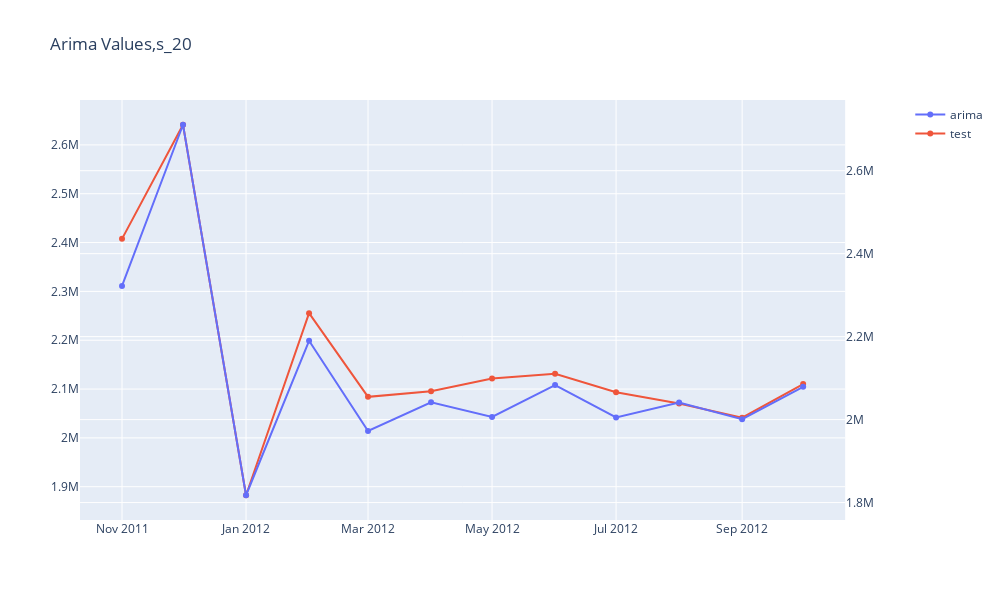

This figure's notebook cell:
### Code cell
fig = make_subplots(specs=[[{"secondary_y": True}]])


fig.add_trace(
    go.Scatter(x = arima_pred.index,y = arima_pred, name="arima"),
    secondary_y=True
)

fig.add_trace(
    go.Scatter(x = test.index,y = test, name="test"),
    secondary_y=False
)


fig.update_layout(
    title_text=f"Arima Values,{vnames[0]}",
    width = 1000, height = 600
)

fig.show()

### Figure 1 — Plotly figure (JSON) as saved in the notebook; plotly's stock layout.template omitted (floating-point values rounded to 4 significant figures)
{"data": [{"name": "arima", "type": "scatter", "x": ["2011-11-01T00:00:00", "2011-12-01T00:00:00", "2012-01-01T00:00:00", "2012-02-01T00:00:00", "2012-03-01T00:00:00", "2012-04-01T00:00:00", "2012-05-01T00:00:00", "2012-06-01T00:00:00", "2012-07-01T00:00:00", "2012-08-01T00:00:00", "2012-09-01T00:00:00", "2012-10-01T00:00:00"], "xaxis": "x", "y": [2322000.0, 2711000.0, 1818000.0, 2190000.0, 1973000.0, 2042000.0, 2006000.0, 2083000.0, 2005000.0, 2041000.0, 2001000.0, 2079000.0], "yaxis": "y2"}, {"name": "test", "type": "scatter", "x": ["2011-11-01T00:00:00", "2011-12-01T00:00:00", "2012-01-01T00:00:00", "2012-02-01T00:00:00", "2012-03-01T00:00:00", "2012-04-01T00:00:00", "2012-05-01T00:00:00", "2012-06-01T00:00:00", "2012-07-01T00:00:00", "2012-08-01T00:00:00", "2012-09-01T00:00:00", "2012-10-01T00:00:00"], "xaxis": "x", "y": [2408000.0, 2641000.0, 1883000.0, 2255000.0, 2084000.0, 2095000.0, 2121000.0, 2131000.0, 2094000.0, 2070000.0, 2041000.0, 2110000.0], "yaxis": "y"}], "layout": {"height": 600, "title": {"text": "Arima Values,s_20"}, "width": 1000, "xaxis": {"anchor": "y", "autorange": true, "domain": [0, 0.94], "range": ["2011-10-11 08:09:04.9279", "2012-10-21 15:50:55.0721"], "type": "date"}, "yaxis": {"anchor": "x", "autorange": true, "domain": [0, 1], "range": [1832000.0, 2692000.0], "type": "linear"}, "yaxis2": {"anchor": "x", "autorange": true, "overlaying": "y", "range": [1758000.0, 2770000.0], "side": "right", "type": "linear"}}}
